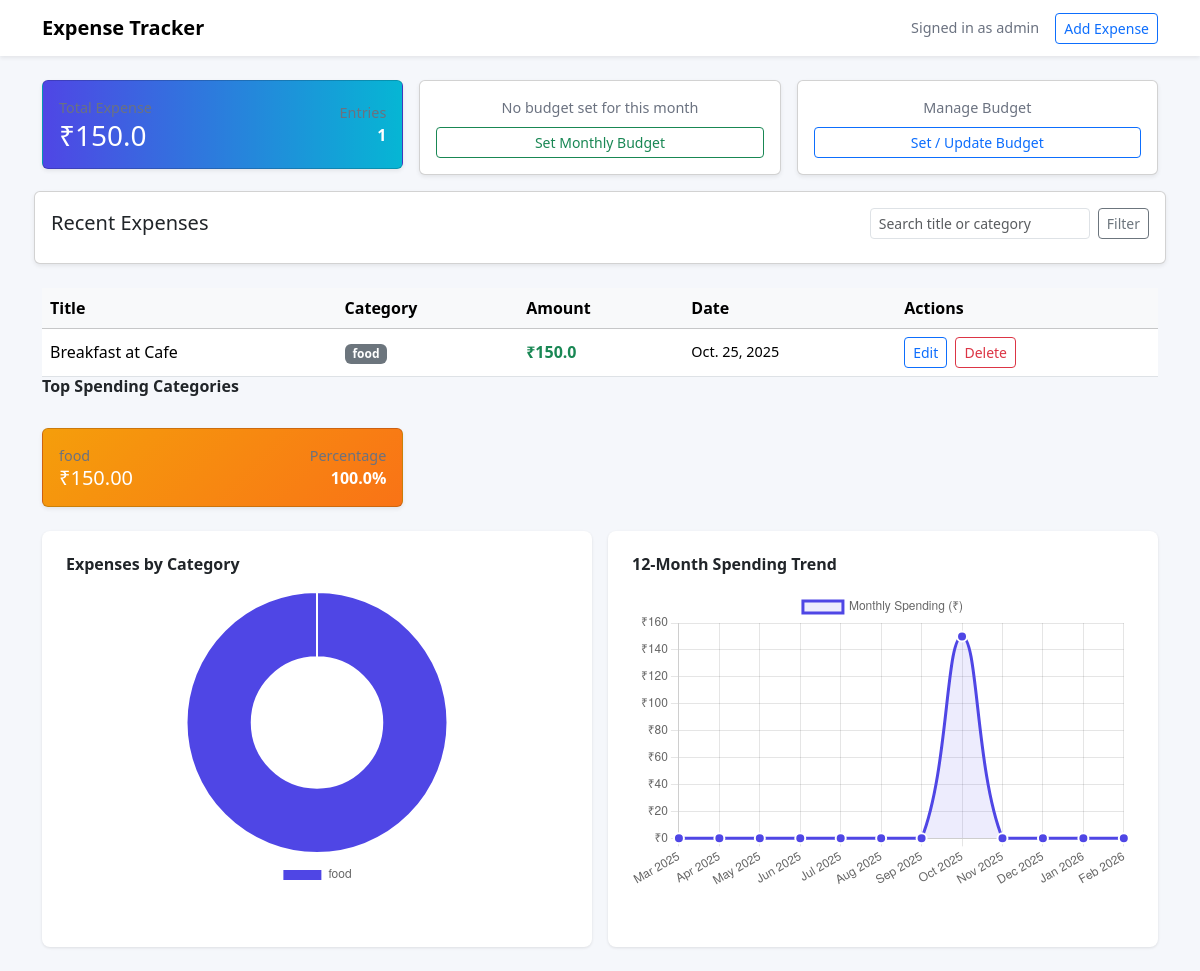
Before: / (signed in) with the older database file.
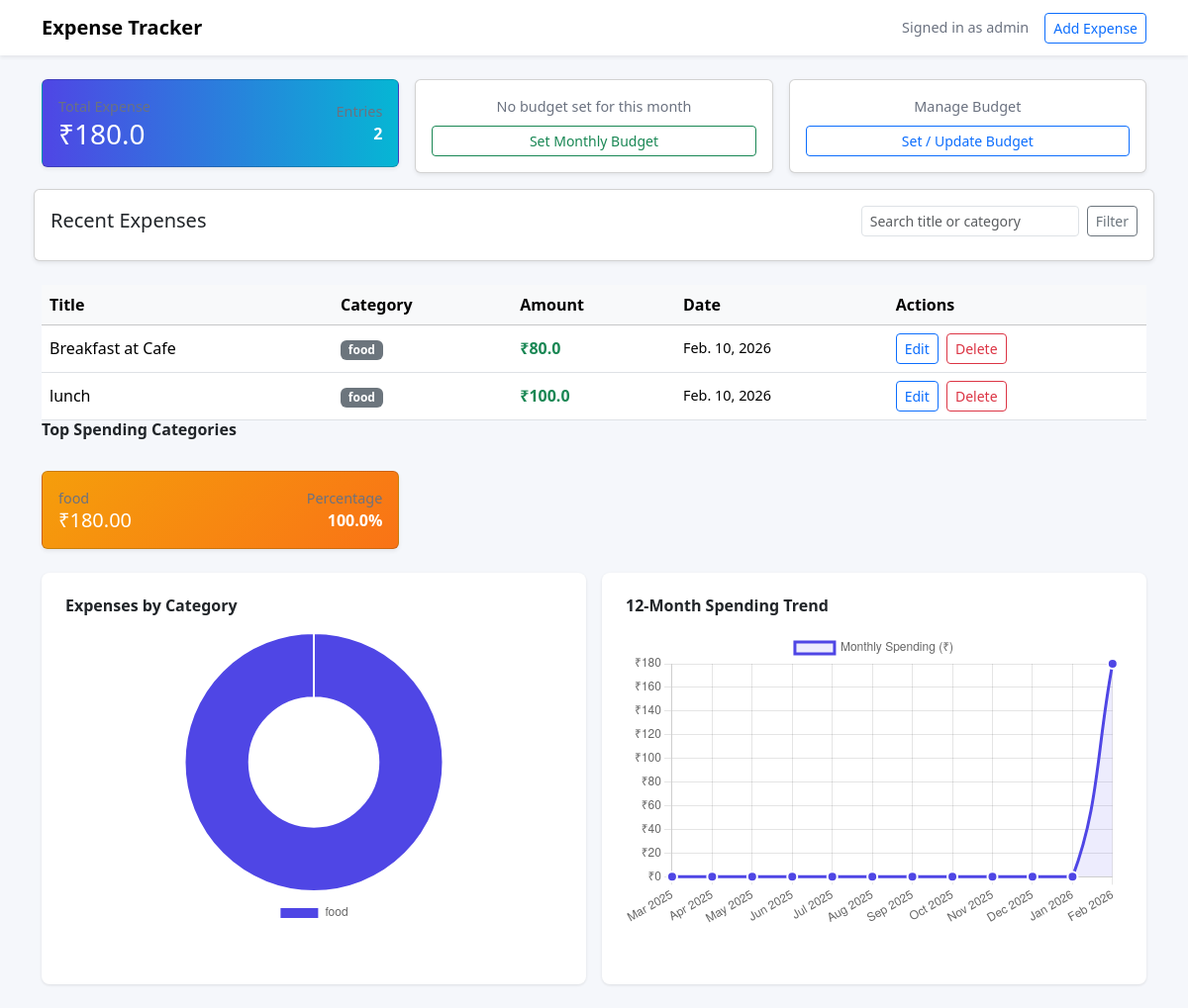
After: the same page with the newer database file.
### tracker/models.py (models this page shows, shortened)
class Expense(models.Model):
    user = models.ForeignKey(User, on_delete=models.CASCADE)
    category = models.ForeignKey(Category, on_delete=models.CASCADE)
    title = models.CharField(max_length=100)
    amount = models.FloatField()
    date = models.DateField()

class Category(models.Model):
    name = models.CharField(max_length=100)

### tracker/views.py (the view)
# urls.py: path('', views.dashboard, name='dashboard'),
@login_required
def dashboard(request):
    expenses = Expense.objects.filter(user=request.user).order_by('-date')
    total_expense = expenses.aggregate(Sum('amount'))['amount__sum'] or 0
    now = datetime.now()
    budget = Budget.objects.filter(
        user=request.user,
        month=now.month,
        year=now.year
    ).first()
    remaining = None
    if budget:
        remaining = budget.amount - total_expense
    categories = Category.objects.all()
    category_data = expenses.values('category__name').annotate(
        total=Sum('amount')
    ).order_by('-total')
    category_labels = [item['category__name'] for item in category_data]
    category_amounts = [float(item['total']) for item in category_data]
    monthly_data = {}
    for i in range(11, -1, -1):
        month_offset = i
        month = now.month - month_offset
        year = now.year
        while month <= 0:
            month += 12
            year -= 1
        month_key = datetime(year, month, 1).strftime('%b %Y')
        monthly_expenses = expenses.filter(
            date__year=year,
            date__month=month
        ).aggregate(Sum('amount'))['amount__sum'] or 0
        monthly_data[month_key] = float(monthly_expenses)
    monthly_labels = list(monthly_data.keys())
    monthly_amounts = list(monthly_data.values())
    top_categories = []
    for category_item in category_data[:3]:
        percentage = (category_item['total'] / total_expense * 100) if total_expense > 0 else 0
        top_categories.append({
            'name': category_item['category__name'],
            'amount': category_item['total'],
            'percentage': round(percentage, 1)
        })
    return render(request, 'tracker/dashboard.html', {
        'expenses': expenses,
        'total_expense': total_expense,
        'categories': categories,
        'budget': budget,
        'remaining': remaining,
        'category_labels': json.dumps(category_labels),
        'category_amounts': json.dumps(category_amounts),
        'monthly_labels': json.dumps(monthly_labels),
        'monthly_amounts': json.dumps(monthly_amounts),
        'top_categories': top_categories,
    })

### tracker/templates/tracker/dashboard.html (shortened to what this page needs)
<!DOCTYPE html>
<html lang="en">
  <head>
    <link href="https://cdn.jsdelivr.net/npm/bootstrap@5.3.2/dist/css/bootstrap.min.css" rel="stylesheet">
  </head>
  <body>
    <nav class="navbar navbar-expand bg-white shadow-sm mb-4">
      <div class="container">
        <a class="navbar-brand fw-bold" href="#">Expense Tracker</a>
        <div class="d-flex align-items-center">
          <span class="me-3 small-muted">Signed in as {{ user.username }}</span>
          <a class="btn btn-outline-primary btn-sm" href="{% url 'add_expense' %}">Add Expense</a>
        </div>
      </div>
    </nav>
    <div class="container">
      <div class="row g-3 mb-4">
        <div class="col-md-4">
          <div class="card card-total shadow-sm p-3">
            <div class="d-flex justify-content-between align-items-center">
              <div>
                <div class="small-muted">Total Expense</div>
                <div class="h3 mb-0">₹{{ total_expense }}</div>
              </div>
              <div class="text-end">
                <div class="small-muted">Entries</div>
                <div class="fw-semibold">{{ expenses|length }}</div>
              </div>
            </div>
          </div>
        </div>
        <div class="col-md-4">
          {% if budget %}
            <div class="card shadow-sm p-3 {% if remaining < 0 %}card-warning{% else %}card-budget{% endif %}">
              <div>
                <div class="small-muted">Monthly Budget</div>
                <div class="h4 mb-1">₹{{ budget.amount }}</div>
                <div class="small">
                  Remaining: <strong>₹{{ remaining }}</strong>
                </div>
                {% if remaining < 0 %}
                  <div class="mt-1 fw-semibold">⚠ Budget Exceeded</div>
                {% endif %}
              </div>
            </div>
          {% else %}
            <div class="card shadow-sm p-3 text-center">
              <div class="small-muted mb-2">No budget set for this month</div>
              <a href="{% url 'set_budget' %}" class="btn btn-sm btn-outline-success">
                Set Monthly Budget
              </a>
            </div>
          {% endif %}
        </div>
        <div class="col-md-4">
          <div class="card shadow-sm p-3 text-center">
            <div class="small-muted mb-2">Manage Budget</div>
            <a href="{% url 'set_budget' %}" class="btn btn-sm btn-outline-primary">
              Set / Update Budget
            </a>
          </div>
        </div>
      <div class="card shadow-sm p-3">
        <div class="d-flex justify-content-between align-items-center mb-2">
          <h5 class="mb-0">Recent Expenses</h5>
          <form method="get" class="d-flex" style="gap:.5rem">
            <input name="q" class="form-control form-control-sm" placeholder="Search title or category">
            <button class="btn btn-sm btn-outline-secondary">Filter</button>
          </form>
        </div>
      </div>
      </div>
      <div class="table-wrap">
          <table class="table table-hover align-middle mb-0">
            <thead class="table-light">
              <tr>
                <th>Title</th>
                <th>Category</th>
                <th>Amount</th>
                <th>Date</th>
                <th>Actions</th>
              </tr>
            </thead>
            <tbody>
              {% for e in expenses %}
                <tr>
                  <td>{{ e.title }}</td>
                  <td><span class="badge bg-secondary">{{ e.category.name }}</span></td>
                  <td class="text-success fw-semibold">₹{{ e.amount }}</td>
                  <td class="small-muted">{{ e.date }}</td>
                  <td>
                    <a class="btn btn-sm btn-outline-primary me-1"
                       href="{% url 'edit_expense' e.id %}">Edit</a>
                    <a class="btn btn-sm btn-outline-danger"
                       href="{% url 'delete_expense' e.id %}"
                       onclick="return confirm('Are you sure you want to delete this expense?');">
                       Delete
                    </a>
                  </td>
                </tr>
              {% empty %}
                <tr>
                  <td colspan="5" class="text-center small-muted">
                    No expenses yet. Add your first expense.
                  </td>
                </tr>
              {% endfor %}
            </tbody>
          </table>
        </div>
      {% if top_categories %}
        <div class="row g-3 mb-4">
          <div class="col-12">
            <h6 class="fw-bold mb-3">Top Spending Categories</h6>
          </div>
          {% for category in top_categories %}
            <div class="col-md-4">
              <div class="card card-category shadow-sm p-3">
                <div class="d-flex justify-content-between align-items-center">
                  <div>
                    <div class="small-muted">{{ category.name }}</div>
                    <div class="h5 mb-0">₹{{ category.amount|floatformat:2 }}</div>
                  </div>
                  <div class="text-end">
                    <div class="small-muted">Percentage</div>
                    <div class="fw-semibold">{{ category.percentage }}%</div>
                  </div>
                </div>
              </div>
            </div>
          {% endfor %}
        </div>
      {% endif %}
      <div class="row g-3 mb-4">
        <div class="col-lg-6">
          <div class="chart-wrapper">
            <h6 class="mb-3 fw-bold">Expenses by Category</h6>
            {% if category_amounts|length > 0 %}
              <div class="chart-container">
                <canvas id="categoryChart"></canvas>
              </div>
            {% else %}
              <div class="text-center text-muted py-5">
                <p>No expenses yet. Add your first expense to see the breakdown.</p>
              </div>
            {% endif %}
          </div>
        </div>
        <div class="col-lg-6">
          <div class="chart-wrapper">
            <h6 class="mb-3 fw-bold">12-Month Spending Trend</h6>
            {% if monthly_amounts|length > 0 %}
              <div class="chart-container">
                <canvas id="monthlyChart"></canvas>
              </div>
            {% else %}
              <div class="text-center text-muted py-5">
                <p>No spending data available.</p>
              </div>
            {% endif %}
          </div>
        </div>
      </div>
    </div>
    <script>
      /* eslint-disable */
      // Category Pie Chart
      {% if category_amounts|length > 0 %}
        const categoryCtx = document.getElementById('categoryChart').getContext('2d');
        const categoryChart = new Chart(categoryCtx, {
          type: 'doughnut',
          data: {
            labels: {{ category_labels|safe }},
            datasets: [{
              data: {{ category_amounts|safe }},
              backgroundColor: [
                '#4f46e5', '#06b6d4', '#f59e0b', '#ef4444', '#8b5cf6',
                '#ec4899', '#14b8a6', '#f97316', '#6366f1', '#10b981'
              ],
              borderWidth: 2,
              borderColor: '#fff'
            }]
          },
          options: {
            responsive: true,
            maintainAspectRatio: false,
            plugins: {
              legend: {
                position: 'bottom',
                labels: { padding: 15, font: { size: 12 } }
              }
            }
          }
        });
      {% endif %}
      // Monthly Trend Line Chart
      {% if monthly_amounts|length > 0 %}
        const monthlyCtx = document.getElementById('monthlyChart').getContext('2d');
        const monthlyChart = new Chart(monthlyCtx, {
          type: 'line',
          data: {
            labels: {{ monthly_labels|safe }},
            datasets: [{
              label: 'Monthly Spending (₹)',
              data: {{ monthly_amounts|safe }},
              borderColor: '#4f46e5',
              backgroundColor: 'rgba(79, 70, 229, 0.1)',
              borderWidth: 3,
              fill: true,
              tension: 0.4,
              pointRadius: 5,
              pointBackgroundColor: '#4f46e5',
              pointBorderColor: '#fff',
              pointBorderWidth: 2
            }]
          },
          options: {
            responsive: true,
            maintainAspectRatio: false,
            plugins: {
              legend: {
                display: true,
                labels: { font: { size: 12 } }
              }
            },
            scales: {
              y: {
                beginAtZero: true,
                ticks: { callback: function(value) { return '₹' + value; } }
              }
            }
          }
        });
      {% endif %}
      /* eslint-enable */
    </script>
  </body>
</html>

### tracker/templates/tracker/dashboard.html (style rules this page uses)
body { background:#f5f7fb; }
.card-total { background: linear-gradient(90deg,#4f46e5,#06b6d4); color: white; }
.card-category { background: linear-gradient(135deg,#f59e0b,#f97316); color: white; }
.small-muted { font-size:0.9rem; color:#6b7280; }
.table-wrap { max-height:60vh; overflow:auto; }
.chart-container { position: relative; height: 300px; margin-bottom: 2rem; }
.chart-wrapper { background: white; border-radius: 0.5rem; padding: 1.5rem; box-shadow: 0 1px 3px rgba(0,0,0,0.1); }

Changed rows visible on the page:
changed Expense "Breakfast at Cafe": amount "150.0" → "80.0"; date "Oct. 25, 2025" → "Feb. 10, 2026"
added Expense: title "lunch", category.name "food", amount "100.0", date "Feb. 10, 2026"
computed for Category "food": amount "150.00" → "180.00"
Other visible differences:
{{ total_expense }}: "150.0" → "180.0"
{{ expenses|length }}: "1" → "2"
chart data {{ monthly_amounts|safe }}: [0.0, 0.0, 0.0, 0.0, 0.0, 0.0, 0.0, 150.0, 0.0, 0.0, 0.0, 0.0] → [0.0, 0.0, 0.0, 0.0, 0.0, 0.0, 0.0, 0.0, 0.0, 0.0, 0.0, 180.0]
